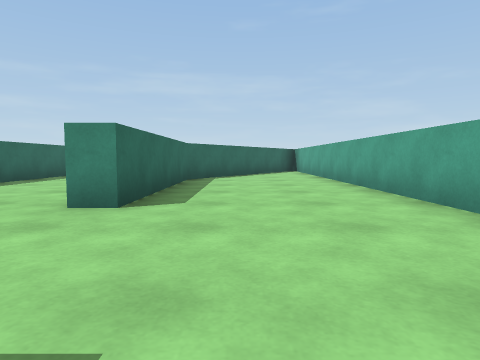
view 1 (above)

16 first-person views from a walk through a 3-D level made in the Unity game engine. The camera is 0.28 m above the floor, tilts 4° down and sees 75° across. The floor is counted in squares, 0.5 m on a side. Each view is taken from the middle of a square. On the plan, view 1 faces up. The plan holds only what a view shows up to about 9 squares ahead; the rest is blank. The player character is not drawn.

view 2
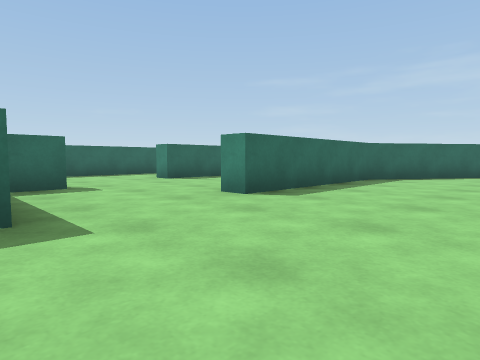

view 3
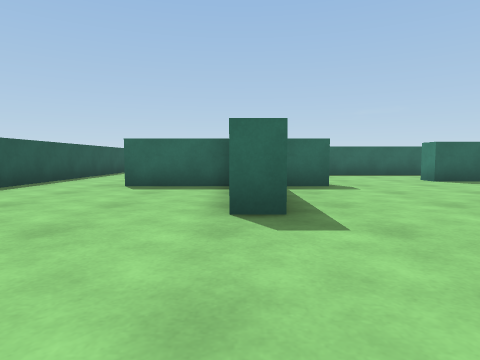

view 4
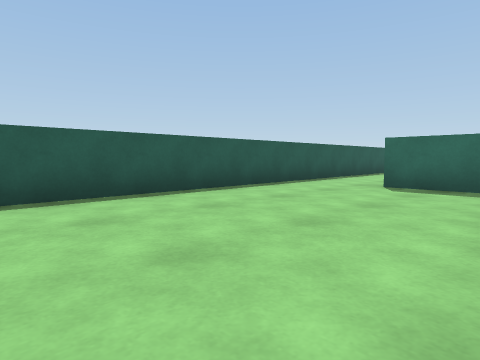

view 5
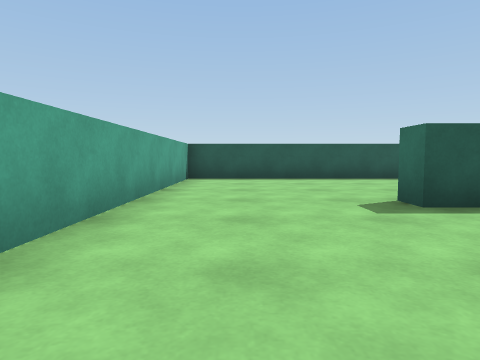

view 6
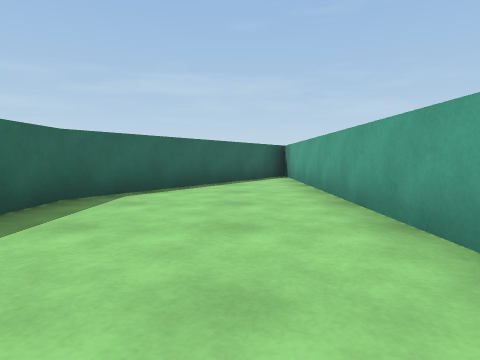

view 7
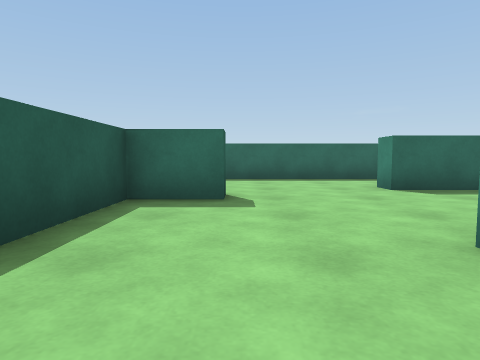

view 8
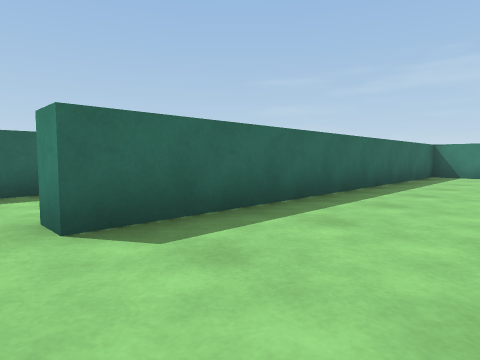

view 9
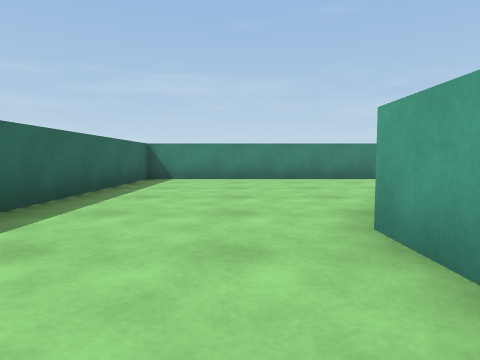

view 10
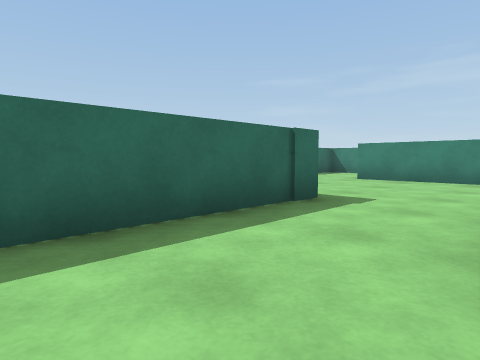

view 11
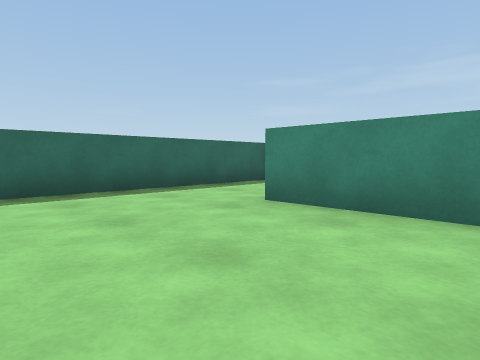

view 12
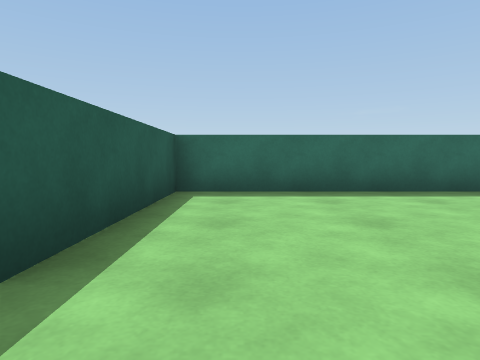

view 13
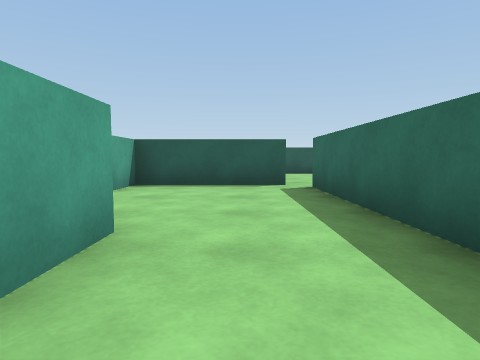

view 14
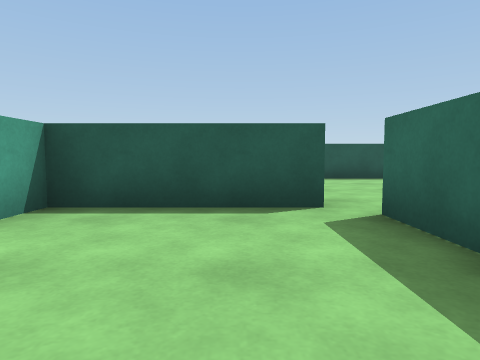

view 15
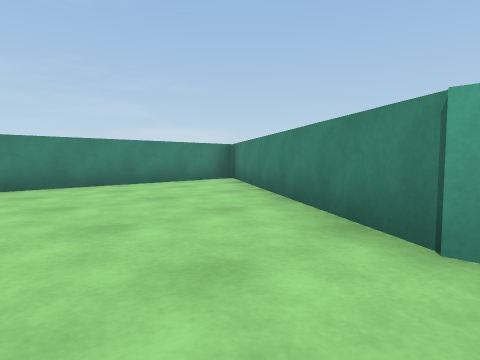

view 16
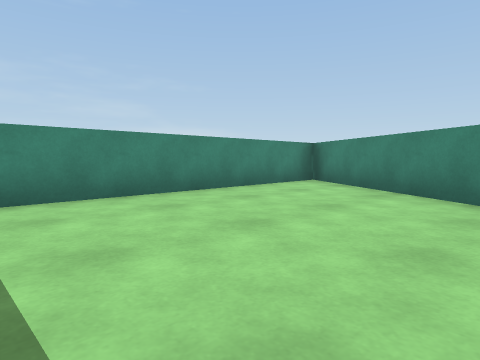

### Floor plan
Ten units are one square. View 1 is at (0, 0); x grows to the right and y downward. Boxes are objects, and circles mark ways between rooms. Rooms are numbered by the first view taken in them; rooms with no view inside come last. Other rooms are left out.
<svg viewBox="-128 -149 157 199">
<path fill="none" stroke="#000" d="M-42 -18 -42 -5 -11 -5 -11 1M-42 1 -42 24M-56 45 24 45 24 -129M19 -131 -14 -82 -14 -35 -20 -35M-19 -72 -19 -83 21 -144 -55 -144 -55 -47 -60 -47 -60 -59M-70 -112 -98 -112M-80 -5 -48 -5 -48 -18 -42 -18M-123 -125 -123 -69 -84 -69 -84 -9"/>
<circle cx="-30" cy="-25" r="3" fill="#2a7"/>
<text x="0" y="-20">1</text>
<text x="-50" y="-80">2</text>
</svg>
Room 1 opens to room 2.

Where each view was taken, in squares from view 1:
view 1: 0 up, 0 right, facing up
view 2: 0 up, 2 right, facing up-left
view 3: 0 up, 2 right, facing left
view 4: 0 up, 2 right, facing down-left
view 5: 4 up, 1 right, facing down
view 6: 4 up, 1 right, facing up
view 7: 2 up, 0 right, facing left
view 8: 4 up, 3 left, facing up-left
view 9: 6 up, 3 left, facing up
view 10: 3 up, 6 left, facing up-left
view 11: 8 up, 7 left, facing up-left
view 12: 8 up, 7 left, facing left
view 13: 7 up, 7 left, facing down
view 14: 4 up, 7 left, facing down
view 15: 8 up, 4 left, facing up-right
view 16: 10 up, 5 left, facing up-right
